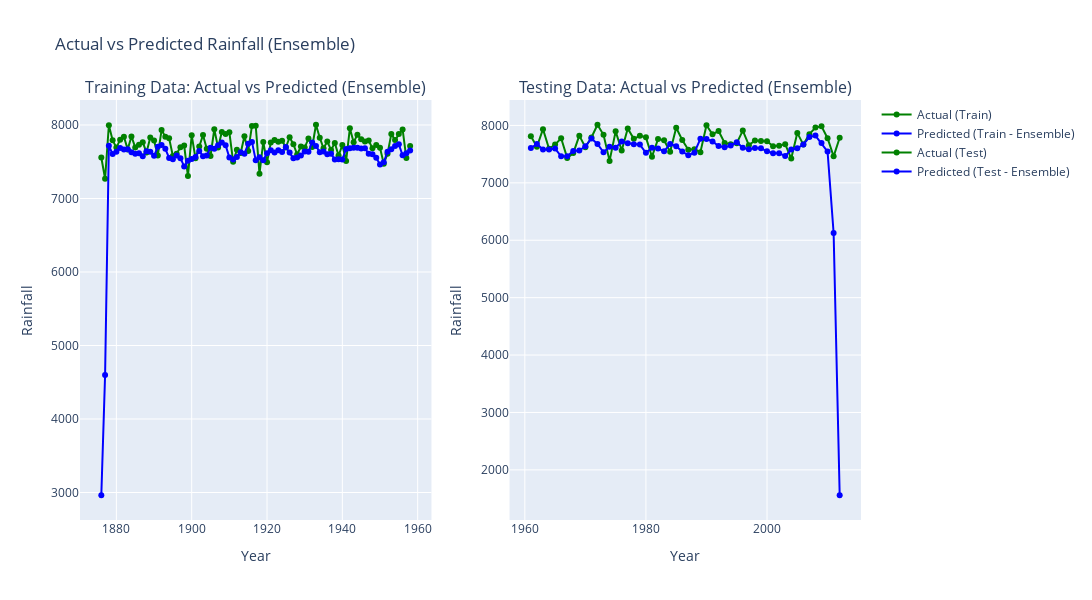

Notebook cell for this chart:
### Code cell
import plotly.graph_objects as go
from plotly.subplots import make_subplots


# Create a range of years for training and testing
train_years = np.arange(1876, 1876 + 83)  # Training data for 83 entries
test_years = np.arange(1961, 1961 + 52)   # Testing data for 52 entries

# Pad the prediction arrays to align their lengths for training (83 entries)
bp1_pred_train = bp1_predictions_train.flatten()[:83] 
bp2_pred_train = bp2_predictions_train.flatten()[:83]
bp3_pred_train = np.concatenate([np.zeros(1), bp3_predictions_train.flatten()])[:83]  # Pad with 1 zero
bp4_pred_train = np.concatenate([np.zeros(2), bp4_predictions_train.flatten()])[:83]  # Pad with 2 zeros
bp5_pred_train = np.concatenate([np.zeros(2), bp5_predictions_train.flatten()])[:83]  # Pad with 2 zeros

# Create the ensemble for training by averaging the predictions
ensemble_train = np.mean([bp1_pred_train, bp2_pred_train,bp3_pred_train,bp4_pred_train,bp5_pred_train], axis=0)

# Store the training predictions and actual values in a DataFrame
df_train = pd.DataFrame({
    'Year': train_years,
    'Actual': bp1_actual_train.flatten()[:83],  # Assuming all models have the same actual values
    'BP1': bp1_pred_train,
    'BP2': bp2_pred_train,
    'BP3': bp3_pred_train,
    'BP4': bp4_pred_train,
    'BP5': bp5_pred_train,
    'Ensemble': ensemble_train
})

# Pad the prediction arrays to align their lengths for testing (52 entries)
bp1_pred_test = bp1_predictions_test.flatten()[:52]
bp2_pred_test = np.concatenate([bp2_predictions_test.flatten(), np.zeros(1)])[:52]  # Pad with 1 zero
bp3_pred_test = np.concatenate([bp3_predictions_test.flatten(), np.zeros(1)])[:52]  # Pad with 1 zero
bp4_pred_test = np.concatenate([bp4_predictions_test.flatten(), np.zeros(1)])[:52]  # Pad with 1 zero
bp5_pred_test = np.concatenate([bp5_predictions_test.flatten(), np.zeros(2)])[:52]  # Pad with 2 zeros

# Create the ensemble for testing by averaging the predictions
ensemble_test = np.mean([bp1_pred_test, bp2_pred_test,bp3_pred_test,bp4_pred_test,bp5_pred_test], axis=0)

# Store the testing predictions and actual values in a DataFrame
df_test = pd.DataFrame({
    'Year': test_years,
    'Actual': bp1_actual_test.flatten()[:52],
    'BP1': bp1_pred_test,
    'BP2': bp2_pred_test,
    'BP3': bp3_pred_test,
    'BP4': bp4_pred_test,
    'BP5': bp5_pred_test,
    'Ensemble': ensemble_test
})

# Function to calculate statistics: Mean, RMSE, Std Dev, CC, PP
def calculate_statistics(actual, predicted):
    mean_act = np.mean(actual)
    mean_pred = np.mean(predicted)
    rmse = np.sqrt(np.mean((predicted - actual) ** 2))
    std_act = np.std(actual)
    std_pred = np.std(predicted)
    cc = np.corrcoef(predicted.values.flatten(), actual.values.flatten())[0, 1]
    pp = 100 * (mean_act - mean_pred) / mean_act
    return mean_act, mean_pred, rmse, std_act, std_pred, cc, pp

# Calculate statistics for training data (ensemble)
mean_act_train, mean_pred_train, rmse_train, std_act_train, std_pred_train, cc_train, pp_train = calculate_statistics(df_train['Actual'], df_train['Ensemble'])

# Calculate statistics for testing data (ensemble)
mean_act_test, mean_pred_test, rmse_test, std_act_test, std_pred_test, cc_test, pp_test = calculate_statistics(df_test['Actual'], df_test['Ensemble'])

# Output statistics for training data
print("Training Data Statistics (Ensemble):")
print(f"Mean Observed: {mean_act_train}")
print(f"Mean Predicted: {mean_pred_train}")
print(f"Root Mean Squared Error (RMSE): {rmse_train}")
print(f"Standard Deviation Observed: {std_act_train}")
print(f"Standard Deviation Predicted: {std_pred_train}")
print(f"Correlation Coefficient (CC): {cc_train}")
print(f"Percentage Bias (PP): {pp_train}%")

# Output statistics for testing data
print("\nTesting Data Statistics (Ensemble):")
print(f"Mean Observed: {mean_act_test}")
print(f"Mean Predicted: {mean_pred_test}")
print(f"Root Mean Squared Error (RMSE): {rmse_test}")
print(f"Standard Deviation Observed: {std_act_test}")
print(f"Standard Deviation Predicted: {std_pred_test}")
print(f"Correlation Coefficient (CC): {cc_test}")
print(f"Percentage Bias (PP): {pp_test}%")

# Plotting Actual vs Predicted for Training (Ensemble)
fig = make_subplots(rows=1, cols=2, subplot_titles=("Training Data: Actual vs Predicted (Ensemble)", "Testing Data: Actual vs Predicted (Ensemble)"))

# Training Data: Actual vs Predicted
fig.add_trace(
    go.Scatter(
        x=df_train['Year'],
        y=df_train['Actual'],
        mode='lines+markers',
        name='Actual (Train)',
        line=dict(color='green')
    ),
    row=1, col=1
)
fig.add_trace(
    go.Scatter(
        x=df_train['Year'],
        y=df_train['Ensemble'],
        mode='lines+markers',
        name='Predicted (Train - Ensemble)',
        line=dict(color='blue')
    ),
    row=1, col=1
)

# Testing Data: Actual vs Predicted
fig.add_trace(
    go.Scatter(
        x=df_test['Year'],
        y=df_test['Actual'],
        mode='lines+markers',
        name='Actual (Test)',
        line=dict(color='green')
    ),
    row=1, col=2
)
fig.add_trace(
    go.Scatter(
        x=df_test['Year'],
        y=df_test['Ensemble'],
        mode='lines+markers',
        name='Predicted (Test - Ensemble)',
        line=dict(color='blue')
    ),
    row=1, col=2
)

# Update layout for titles and axis labels
fig.update_layout(
    height=600, width=1200,
    title_text="Actual vs Predicted Rainfall (Ensemble)",
    showlegend=True
)

fig.update_xaxes(title_text="Year", row=1, col=1)
fig.update_xaxes(title_text="Year", row=1, col=2)
fig.update_yaxes(title_text="Rainfall", row=1, col=1)
fig.update_yaxes(title_text="Rainfall", row=1, col=2)

# Display the figure
fig.show()

### Figure 1 — Plotly figure (JSON) as saved in the notebook; plotly's stock layout.template omitted (floating-point values rounded to 4 significant figures)
{"data": [{"line": {"color": "green"}, "mode": "lines+markers", "name": "Actual (Train)", "type": "scatter", "x": [1876, 1877, 1878, 1879, 1880, 1881, 1882, 1883, 1884, 1885, 1886, 1887, 1888, 1889, 1890, 1891, 1892, 1893, 1894, 1895, 1896, 1897, 1898, 1899, 1900, 1901, 1902, 1903, 1904, 1905, 1906, 1907, 1908, 1909, 1910, 1911, 1912, 1913, 1914, 1915, 1916, 1917, 1918, 1919, 1920, 1921, 1922, 1923, 1924, 1925, 1926, 1927, 1928, 1929, 1930, 1931, 1932, 1933, 1934, 1935, 1936, 1937, 1938, 1939, 1940, 1941, 1942, 1943, 1944, 1945, 1946, 1947, 1948, 1949, 1950, 1951, 1952, 1953, 1954, 1955, 1956, 1957, 1958], "xaxis": "x", "y": [7558.0, 7268.0, 7997.0, 7793.0, 7693.0, 7801.0, 7841.0, 7669.0, 7845.0, 7695.0, 7731.0, 7767.0, 7625.0, 7829.0, 7790.0, 7587.0, 7931.0, 7841.0, 7821.0, 7578.0, 7609.0, 7699.0, 7721.0, 7305.0, 7862.0, 7548.0, 7706.0, 7864.0, 7677.0, 7578.0, 7942.0, 7693.0, 7905.0, 7877.0, 7901.0, 7501.0, 7664.0, 7619.0, 7847.0, 7645.0, 7988.0, 7990.0, 7336.0, 7769.0, 7493.0, 7761.0, 7797.0, 7773.0, 7787.0, 7694.0, 7834.0, 7739.0, 7599.0, 7708.0, 7694.0, 7816.0, 7701.0, 8004.0, 7828.0, 7684.0, 7777.0, 7660.0, 7755.0, 7584.0, 7729.0, 7512.0, 7955.0, 7767.0, 7866.0, 7806.0, 7776.0, 7789.0, 7682.0, 7728.0, 7691.0, 7473.0, 7610.0, 7876.0, 7797.0, 7876.0, 7939.0, 7551.0, 7716.0], "yaxis": "y"}, {"line": {"color": "blue"}, "mode": "lines+markers", "name": "Predicted (Train - Ensemble)", "type": "scatter", "x": [1876, 1877, 1878, 1879, 1880, 1881, 1882, 1883, 1884, 1885, 1886, 1887, 1888, 1889, 1890, 1891, 1892, 1893, 1894, 1895, 1896, 1897, 1898, 1899, 1900, 1901, 1902, 1903, 1904, 1905, 1906, 1907, 1908, 1909, 1910, 1911, 1912, 1913, 1914, 1915, 1916, 1917, 1918, 1919, 1920, 1921, 1922, 1923, 1924, 1925, 1926, 1927, 1928, 1929, 1930, 1931, 1932, 1933, 1934, 1935, 1936, 1937, 1938, 1939, 1940, 1941, 1942, 1943, 1944, 1945, 1946, 1947, 1948, 1949, 1950, 1951, 1952, 1953, 1954, 1955, 1956, 1957, 1958], "xaxis": "x", "y": [2963.0, 4599.0, 7718.0, 7606.0, 7637.0, 7687.0, 7668.0, 7671.0, 7630.0, 7609.0, 7617.0, 7574.0, 7642.0, 7636.0, 7580.0, 7703.0, 7729.0, 7676.0, 7552.0, 7533.0, 7586.0, 7549.0, 7437.0, 7515.0, 7536.0, 7564.0, 7647.0, 7576.0, 7587.0, 7691.0, 7676.0, 7723.0, 7761.0, 7725.0, 7557.0, 7533.0, 7565.0, 7628.0, 7611.0, 7744.0, 7771.0, 7522.0, 7562.0, 7520.0, 7617.0, 7655.0, 7627.0, 7656.0, 7634.0, 7700.0, 7626.0, 7547.0, 7557.0, 7586.0, 7639.0, 7635.0, 7763.0, 7714.0, 7631.0, 7639.0, 7603.0, 7609.0, 7530.0, 7534.0, 7530.0, 7674.0, 7685.0, 7690.0, 7692.0, 7680.0, 7685.0, 7608.0, 7603.0, 7554.0, 7463.0, 7493.0, 7638.0, 7670.0, 7716.0, 7737.0, 7588.0, 7615.0, 7654.0], "yaxis": "y"}, {"line": {"color": "green"}, "mode": "lines+markers", "name": "Actual (Test)", "type": "scatter", "x": [1961, 1962, 1963, 1964, 1965, 1966, 1967, 1968, 1969, 1970, 1971, 1972, 1973, 1974, 1975, 1976, 1977, 1978, 1979, 1980, 1981, 1982, 1983, 1984, 1985, 1986, 1987, 1988, 1989, 1990, 1991, 1992, 1993, 1994, 1995, 1996, 1997, 1998, 1999, 2000, 2001, 2002, 2003, 2004, 2005, 2006, 2007, 2008, 2009, 2010, 2011, 2012], "xaxis": "x2", "y": [7812.0, 7628.0, 7936.0, 7594.0, 7666.0, 7778.0, 7433.0, 7519.0, 7823.0, 7621.0, 7791.0, 8012.0, 7837.0, 7383.0, 7897.0, 7563.0, 7947.0, 7766.0, 7821.0, 7793.0, 7456.0, 7763.0, 7741.0, 7542.0, 7961.0, 7747.0, 7576.0, 7584.0, 7534.0, 8004.0, 7845.0, 7904.0, 7696.0, 7672.0, 7691.0, 7911.0, 7655.0, 7737.0, 7731.0, 7726.0, 7637.0, 7648.0, 7674.0, 7423.0, 7870.0, 7666.0, 7848.0, 7963.0, 7986.0, 7778.0, 7462.0, 7786.0], "yaxis": "y2"}, {"line": {"color": "blue"}, "mode": "lines+markers", "name": "Predicted (Test - Ensemble)", "type": "scatter", "x": [1961, 1962, 1963, 1964, 1965, 1966, 1967, 1968, 1969, 1970, 1971, 1972, 1973, 1974, 1975, 1976, 1977, 1978, 1979, 1980, 1981, 1982, 1983, 1984, 1985, 1986, 1987, 1988, 1989, 1990, 1991, 1992, 1993, 1994, 1995, 1996, 1997, 1998, 1999, 2000, 2001, 2002, 2003, 2004, 2005, 2006, 2007, 2008, 2009, 2010, 2011, 2012], "xaxis": "x2", "y": [7606.0, 7678.0, 7579.0, 7580.0, 7597.0, 7463.0, 7461.0, 7554.0, 7562.0, 7637.0, 7774.0, 7679.0, 7533.0, 7628.0, 7614.0, 7720.0, 7691.0, 7674.0, 7667.0, 7524.0, 7612.0, 7599.0, 7549.0, 7677.0, 7639.0, 7545.0, 7481.0, 7524.0, 7767.0, 7764.0, 7722.0, 7642.0, 7621.0, 7651.0, 7707.0, 7610.0, 7584.0, 7609.0, 7603.0, 7550.0, 7516.0, 7517.0, 7467.0, 7581.0, 7602.0, 7667.0, 7798.0, 7824.0, 7693.0, 7545.0, 6127.0, 1558.0], "yaxis": "y2"}], "layout": {"annotations": [{"font": {"size": 16}, "showarrow": false, "text": "Training Data: Actual vs Predicted (Ensemble)", "x": 0.225, "xanchor": "center", "xref": "paper", "y": 1, "yanchor": "bottom", "yref": "paper"}, {"font": {"size": 16}, "showarrow": false, "text": "Testing Data: Actual vs Predicted (Ensemble)", "x": 0.775, "xanchor": "center", "xref": "paper", "y": 1, "yanchor": "bottom", "yref": "paper"}], "height": 600, "showlegend": true, "title": {"text": "Actual vs Predicted Rainfall (Ensemble)"}, "width": 1200, "xaxis": {"anchor": "y", "autorange": true, "domain": [0, 0.45], "range": [1870.0, 1964.0], "title": {"text": "Year"}, "type": "linear"}, "xaxis2": {"anchor": "y2", "autorange": true, "domain": [0.55, 1], "range": [1958.0, 2015.0], "title": {"text": "Year"}, "type": "linear"}, "yaxis": {"anchor": "x", "autorange": true, "domain": [0, 1], "range": [2626.0, 8340.0], "title": {"text": "Rainfall"}, "type": "linear"}, "yaxis2": {"anchor": "x2", "autorange": true, "domain": [0, 1], "range": [1126.0, 8443.0], "title": {"text": "Rainfall"}, "type": "linear"}}}
